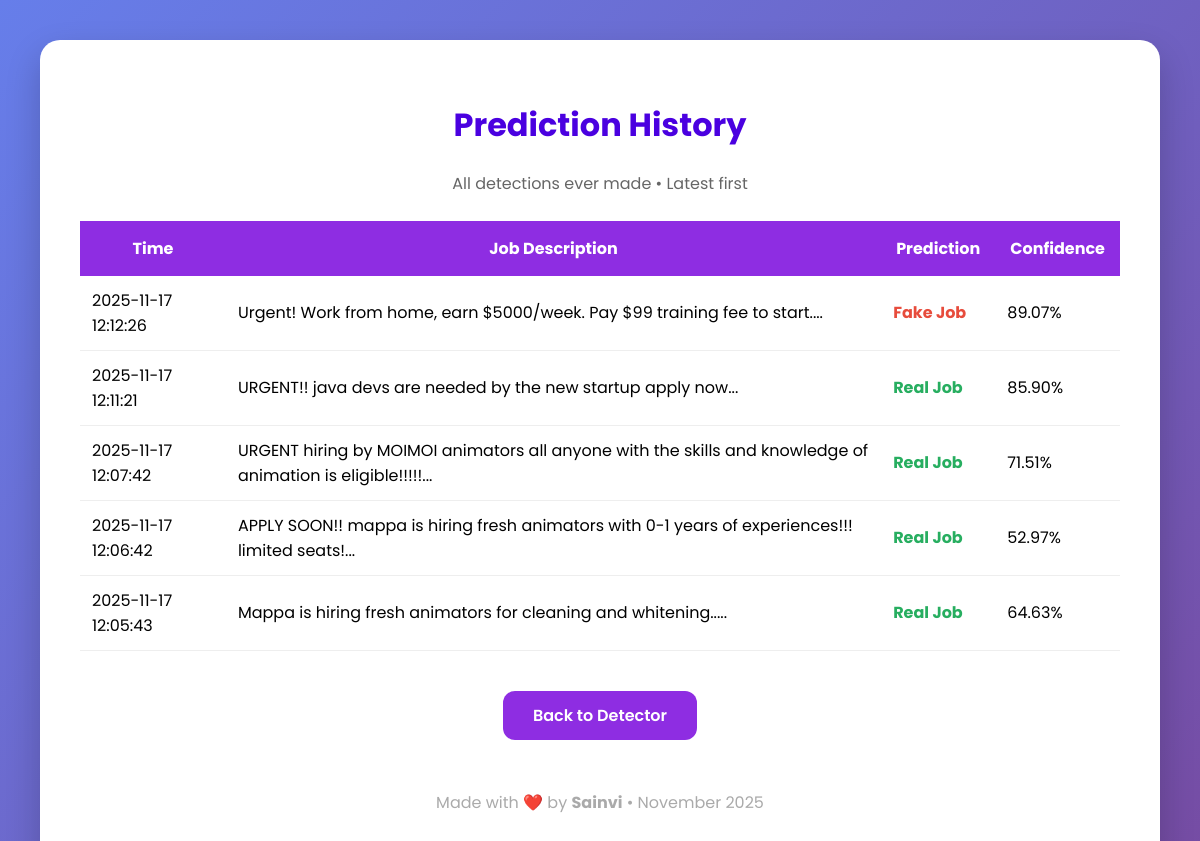
Before: /history with the older database file.
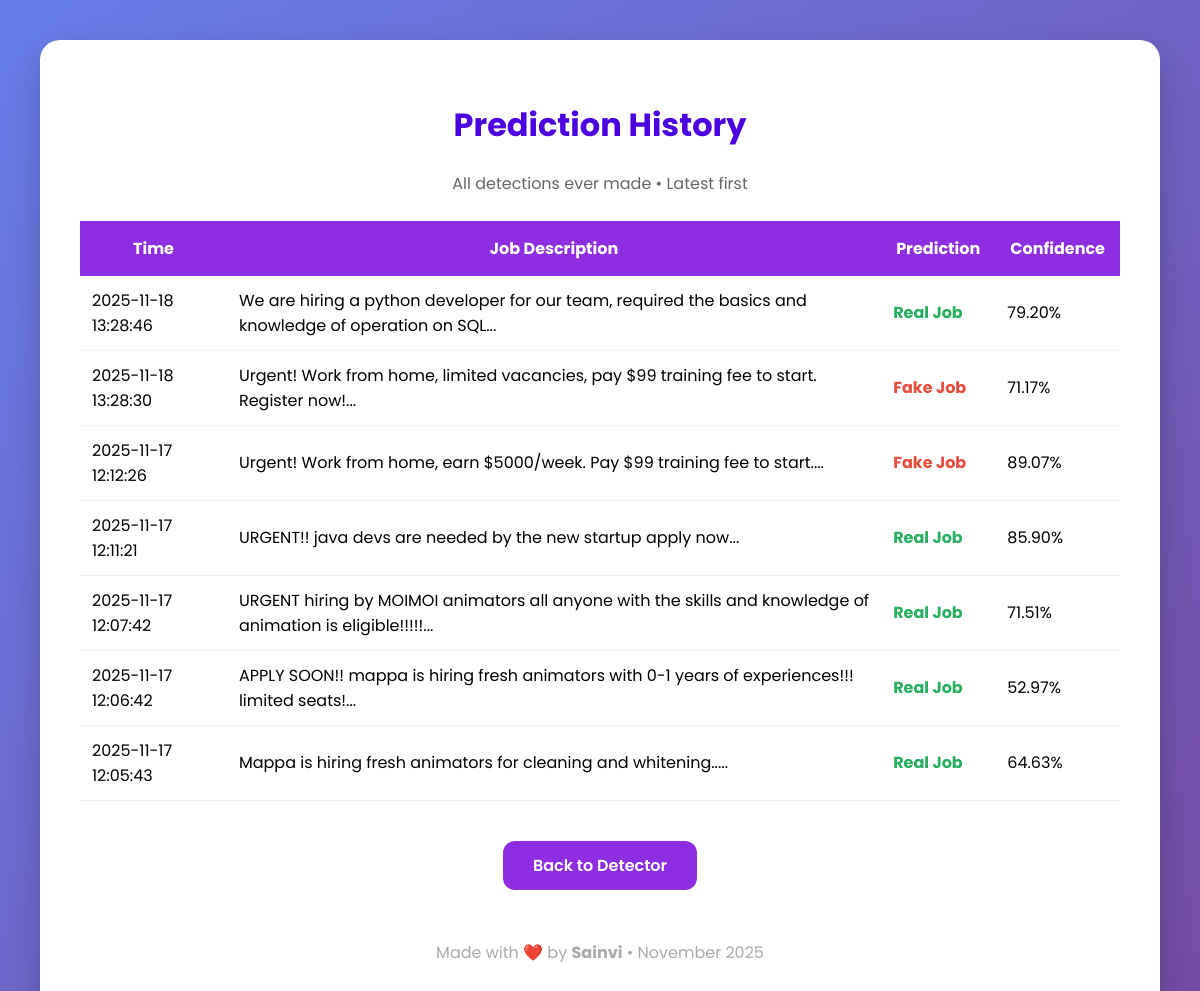
After: the same page with the newer database file.
### tables this page shows
CREATE TABLE predictions (
                id INTEGER PRIMARY KEY AUTOINCREMENT,
                job_description TEXT,
                prediction TEXT,
                confidence REAL,
                timestamp DATETIME DEFAULT CURRENT_TIMESTAMP
            );

### app_admin.py (the view)
@app.route('/history')
def history():
    with sqlite3.connect(DB_NAME) as conn:
        cur = conn.execute("SELECT job_description, prediction, confidence, timestamp FROM predictions ORDER BY id DESC")
        records = cur.fetchall()
    return render_template('history.html', records=records)

### templates/history.html (shortened to what this page needs)
<!DOCTYPE html>
<html lang="en">
  <head>
  </head>
  <body>
    <div class="container">
      <h1>Prediction History</h1>
      <p style="text-align: center; color: #666">
        All detections ever made • Latest first
      </p>
      {% if records %}
      <table>
        <tr>
          <th>Time</th>
          <th>Job Description</th>
          <th>Prediction</th>
          <th>Confidence</th>
        </tr>
        {% for job, label, conf, time in records %}
        <tr>
          <td>{{ time }}</td>
          <td>{{ job[:120] }}...</td>
          <td class="{{ 'fake' if 'Fake' in label else 'real' }}">
            {{ label }}
          </td>
          <td>{{ "%.2f"|format(conf) }}%</td>
        </tr>
        {% endfor %}
      </table>
      {% else %}
      <p style="text-align: center; color: #777; font-size: 1.2em">
        No predictions yet!
      </p>
      {% endif %}
      <div style="text-align: center; margin: 40px 0">
        <a href="/" class="back">Back to Detector</a>
      </div>
      <footer>
        <p>Made with ❤️ by <strong>Sainvi</strong> • November 2025</p>
      </footer>
    </div>
  </body>
</html>

### templates/history.html (style rules this page uses)
body { font-family: "Poppins", sans-serif; background: linear-gradient(135deg, #667eea 0%, #764ba2 100%); margin: 0; padding: 40px; min-height: 100vh; }
.container { max-width: 1100px; margin: auto; background: white; padding: 40px; border-radius: 20px; box-shadow: 0 15px 35px rgba(0, 0, 0, 0.2); }
h1 { text-align: center; color: #4a00e0; }
table { width: 100%; border-collapse: collapse; margin: 25px 0; background: white; }
th { background: #8e2de2; color: white; padding: 15px; }
td { padding: 12px; border-bottom: 1px solid #eee; }
.fake { color: #e74c3c; font-weight: bold; }
.real { color: #27ae60; font-weight: bold; }
.back { display: inline-block; padding: 12px 30px; background: #8e2de2; color: white; text-decoration: none; border-radius: 12px; font-weight: 600; }
footer { text-align: center; margin-top: 50px; color: #aaa; }

Changed rows visible on the page:
added predictions: timestamp "2025-11-18 13:28:46", job_description "We are hiring a python developer for our team, required the basics and knowledge of operation on SQL", prediction "Real Job", confidence "79.20"
added predictions: timestamp "2025-11-18 13:28:30", job_description "Urgent! Work from home, limited vacancies, pay $99 training fee to start. Register now!", prediction "Fake Job", confidence "71.17"
